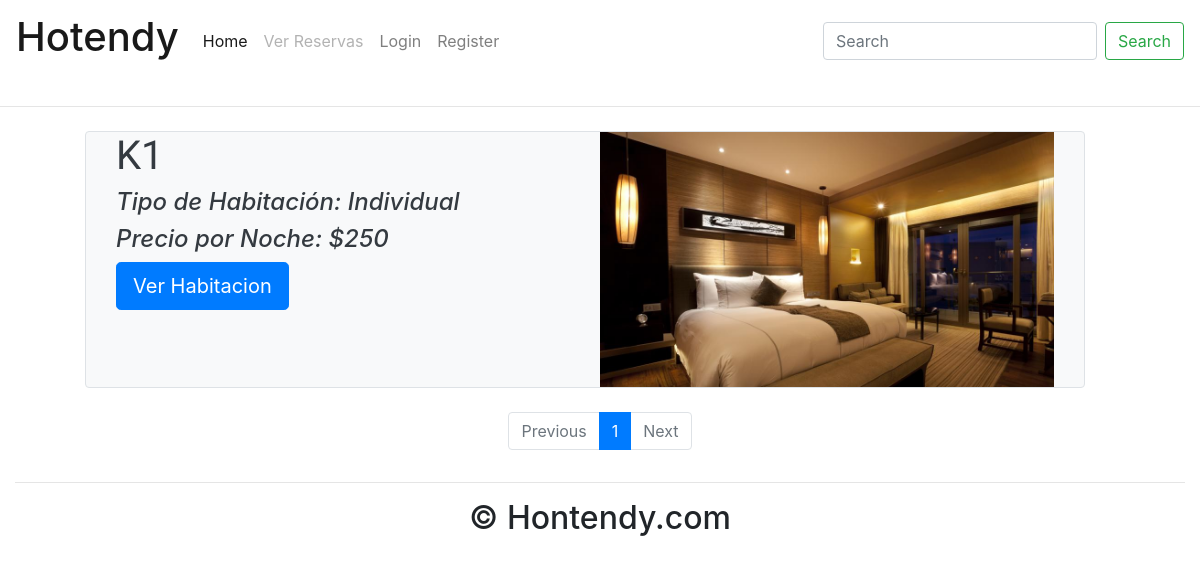
The app's page /hoteles/2/ with its own data.
### Proyecto/models.py (models this page shows, shortened)
class Habitacion(models.Model):
    precio_noche = models.IntegerField()
    descripcion = models.TextField(max_length=500, default="Descripcion estandar")
    num_habitacion = models.CharField(max_length= 5)
    cant_dormitorios = models.IntegerField()
    cant_banios = models.IntegerField()
    status_estado = [
        ('Disponible', 'D'),
        ('Ocupado', 'O'),
    ]
    estado = models.CharField(max_length=50, choices=status_estado, default='Disponible')
    status=[
    ('Suite', 'Suite'),
    ('Matrimonial', 'Matrimonial'),
    ('Individual', 'Individual'),
    ('Familiar', 'Familiar'),
    ('Normal', 'Normal'),
    ('Presidencial', 'Presidencial'),
    ]
    tipo_habitacion = models.CharField(max_length = 50,choices = status, default='Normal')
    img_habitacion = models.ImageField(max_length=100, default='/img_habitacion/habitacion_prueba.jpg', upload_to='img_habitacion/', blank=True, null=True)
    class Meta:
        verbose_name = 'Habitacion'
        verbose_name_plural = 'Habitaciones'

### Proyecto/views.py (the view)
# urls.py: path('hoteles/<str:Hotel>/',HotelesView2,name="hoteles"),
def HotelesView2(request, Hotel):
    from .models import Hotel as hotel
    hoteles = hotel.objects.get(pk=Hotel)  # Aca deberiamos llamar a las habitaciones del hotel que queremos
    h = hoteles.habitaciones.all() #Tomamos SOLO las habitaciones del hotel para hacer el pagination
    hab_o = h.filter(estado="Ocupado").count()
    hab = hoteles.habitaciones.count()
    paginator = Paginator(h, 9)
    page_number = request.GET.get('page')
    page_obj = paginator.get_page(page_number)
    context = {
        'hoteles': hoteles,
        'habitaciones': page_obj,
        'h': h,
        'hab': hab,
        'hab_o': hab_o,
    }
    return render(request, 'Proyecto/hoteles2.html', context)

### templates/Proyecto/hoteles2.html
{% extends 'Proyecto/home2.html' %}
{% load staticfiles %}
{% block styles %}
<link rel="stylesheet" href="{% static 'style_hab.css' %}">
{% endblock %}
{% block content %}
    <div class="container-fluid padding">
        {% if hab_o == hab %}
            <h1 id="hasta_las_manos">Sorry master, tamo hasta las manos</h1>
        {% else %}
            {% for habitacion in habitaciones %}
                <div class="row padding">
                    <div class="col-lg-1"></div>
                    {% if habitacion.estado == "Disponible" %}
                        <div class="row padding col-lg-10 rounded bg-light text-dark border">
                            <div class="col">
                                <h1 id="numhab">{{ habitacion.num_habitacion }}</h1>
                                <h4 class="descp">Tipo de Habitación: {{ habitacion.tipo_habitacion }}</h4>
                                <h4 class="descp">Precio por Noche: ${{ habitacion.precio_noche }}</h4>
                                <a href="{% url "habitaciones" habitacion.id %}">
                                    <button class="btn btn-primary btn-lg zoom">Ver Habitacion</button>
                                </a>
                            </div>
                            <div class="col">
                                <img alt="..." src=/media/{{ habitacion.img_habitacion }} class="img-fluid">
                            </div>
                        </div>
                    {% else %}
                        <div class="row padding col-lg-10 rounded sorry"></div>
                    {% endif %}
                    <div class="col-lg-1"></div>
                </div>
                <br>
            {% endfor %}
        {% endif %}
        <nav aria-label="">
            <ul class="pagination justify-content-center">
                {% if habitaciones.has_previous %}
                    <li class="page-item">
                        <a class="page-link" href="?page={{ habitaciones.previous_page_number }}">Previous</a>
                    </li>
                {% else %}
                    <li class="page-item disabled">
                        <a class="page-link" href="#" tabindex="-1" aria-disabled="true">Previous</a>
                    </li>
                {% endif %}
                {% for i in habitaciones.paginator.page_range %}
                    {% if habitaciones.number == i %}
                        <li class="page-item active" aria-current="page">
                            <span class="page-link">
                                {{ i }}<span class="sr-only">(current)</span>
                            </span>
                        </li>
                    {% else %}
                        <li class="page-item"><a class="page-link" href="?page={{ i }}">{{ i }}</a></li>
                    {% endif %}
                {% endfor %}
                {% if habitaciones.has_next %}
                    <li class="page-item">
                        <a class="page-link" href="?page={{ habitaciones.next_page_number }}">Next</a>
                    </li>
                {% else %}
                    <li class="page-item disabled">
                        <a class="page-link" href="#" tabindex="-1" aria-disabled="true">Next</a>
                    </li>
                {% endif %}
            </ul>
        </nav>
    </div>
{% endblock %}
{% block footer %}
    <footer>
        <div class="container-fluid padding">
            <div class="row text-center">
                <div class="col-12">
                    <hr class="light">
                    <h2>&copy; Hontendy.com</h2>
                </div>
            </div>
        </div>
    </footer>
{% endblock %}

### Proyecto/static/style_hab.css (style rules this page uses)
#numhab { font-family: 'Sansita Swashed', cursive; }
.zoom { transition: transform .5s; }
.descp { font-style: italic; }

### records on screen
Habitacion: num_habitacion "K1", tipo_habitacion "Individual", precio_noche "250", img_habitacion (picture)

### other values on screen
{{ i }} "1"
